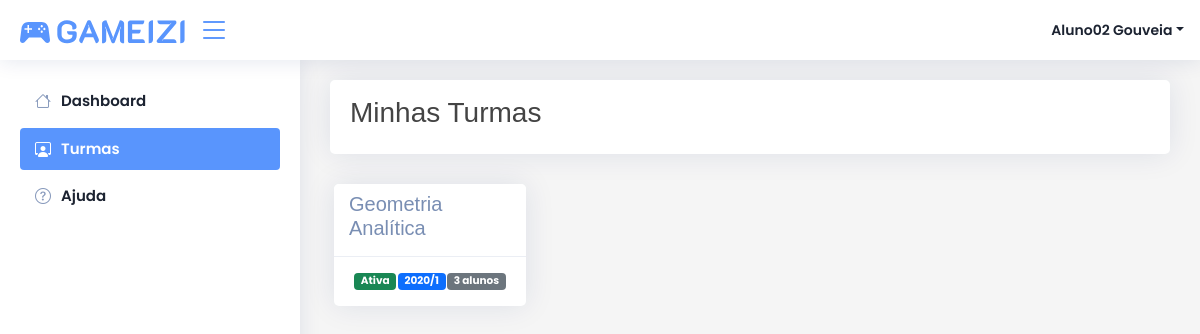
The app's page /turmas/ (signed in), older data.
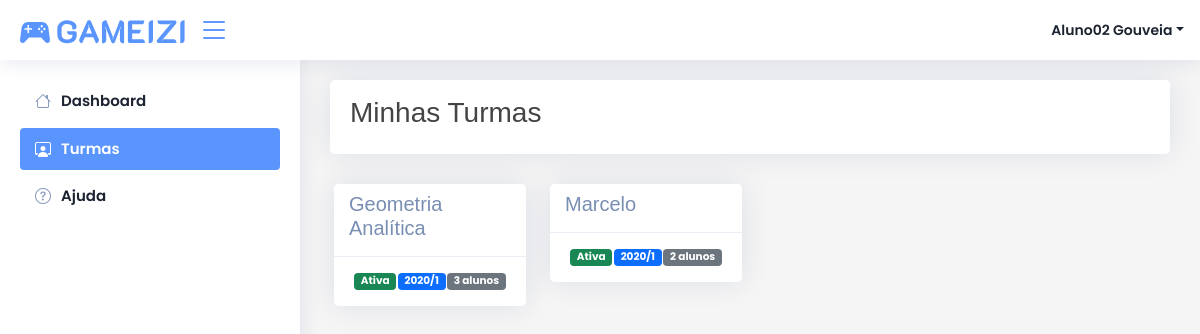
The same page, newer data.
### core/models.py (models this page shows, shortened)
class Turma(models.Model):
    nome = models.CharField('Nome', max_length=1024)
    criado_em = models.DateField("Criado Em", auto_now_add=True)
    ativa = models.BooleanField('Ativa', default=True)
    semestre = models.CharField("Semestre", max_length=1024)
    hash_convite = models.CharField('Hash Convite', max_length=1024, blank=True, null=True)
    def obter_quantidade_alunos(self):
        return AlunosTurma.objects.filter(turma=self).count()

### core/views.py (the view)
# urls.py: path('turmas/', views.turmas, name='turmas'),
@login_required(login_url='/login')
def turmas(request):
    todas_turmas = Turma.objects.all().order_by('nome')
    turmas = []
    for turma in todas_turmas:
        try:
            if request.user.is_superuser:
                ProfessoresTurma.objects.get(turma=turma, professor__usuario=request.user)
                turmas.append(turma)
            else:
                AlunosTurma.objects.get(aluno__usuario=request.user, turma=turma)
                turmas.append(turma)
            continue
        except Exception as e:
            print(e)
            continue
    data = {
        'pagina': 'Minhas Turmas',
        'turmas': turmas
    }
    return render(request, 'core/turmas/index.html', data)

### core/templatetags/filtros.py (called while the page is built)
@register.filter(name='obter_ranking_aluno')
def obter_ranking_aluno(usuario):
    try:
        aluno = Aluno.objects.get(usuario=usuario)
        return rankings[aluno.tipo]
    except:
        return 'Professor'

### core/templates/core/turmas/index.html (shortened to what this page needs)
{% extends 'core/base.html' %}
{% block pagina %}
Minhas Turmas
{% endblock pagina %}
{% block conteudo %}
<div class="row">
    {% for turma in turmas %}
    <div class="col-md-3">
        <div class="card px-0 m-1 card-turma mt-0" turma-id="{{ turma.id }}">
            <div class="card-header py-2">
                <h5>{{ turma.nome }}</h5>
            </div>
            <div class="card-body py-3">
                <div class="d-inline-flex w-100 justify-content-between">
                    {% if turma.ativa %}
                    <p class="m-0"><span class="badge bg-success">Ativa</span></p>
                    {% else %}
                    <p class="m-0"><span class="badge bg-danger">Inativa</span></p>
                    {% endif %}
                    <p class="m-0"><span class="badge bg-primary">{{ turma.semestre }}</span></p>
                    <p class="m-0"><span class="badge bg-secondary">{{ turma.obter_quantidade_alunos }} alunos</span></p>
                </div>
            </div>
        </div>
    </div>
    {% endfor %}
</div>
{% endblock conteudo %}

Row changes from the older to the newer data that the page shows:
now on this page (row edited): Turma: nome "Marcelo", ativa "Ativa", semestre "2020/1", obter_quantidade_alunos "2"
